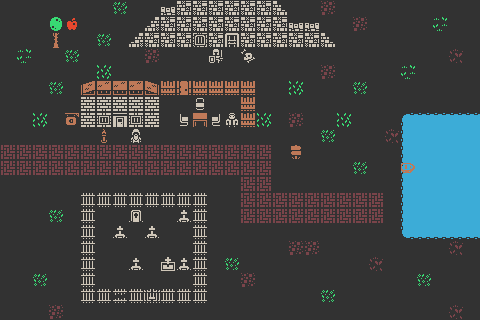

Rendered tile map (Tiled .tmx) drawn with the repository's tilesets; below, a short description and the map source with its tile grids summarised:
An orthogonal 30x20 tile map with 16x16 px tiles, 4 tile layers (on_ground, collision, above_ground, npcs) and 18 objects (6x doorway, 4x furniture, 2x object, shop keeper, knight, ...).

<map version="1.10" tiledversion="1.11.0" orientation="orthogonal" renderorder="right-down" width="30" height="20" tilewidth="16" tileheight="16" infinite="0" backgroundcolor="#323232" nextlayerid="7" nextobjectid="30">
 <tileset firstgid="1" source="../../tilesets/1bit/1-bit pixel.tsx" />
 <layer id="1" name="on_ground" width="30" height="20">
  <data>[600 cells, 88 non-empty, 6 distinct tile ids]</data>
 </layer>
 <layer id="2" name="collision" width="30" height="20">
  <data>[600 cells, 137 non-empty, 30 distinct tile ids]</data>
 </layer>
 <layer id="3" name="above_ground" width="30" height="20">
  <data>[600 cells, 3 non-empty, 3 distinct tile ids]</data>
 </layer>
 <layer id="4" name="npcs" width="30" height="20">
  <data>[600 cells, 3 non-empty, 3 distinct tile ids]</data>
 </layer>
 <objectgroup id="6" name="metadata">
  <object id="3" name="shop keeper" x="130.5" y="128" width="11" height="15">
   <properties>
    <property name="_npc" type="bool" value="true" />
    <property name="general impression" value="a suspicious looking fellow rocking side to side" />
    <property name="inventory" value="key to inn" />
   </properties>
  </object>
  <object id="7" name="knight" x="210" y="51" width="10.5" height="10.5">
   <properties>
    <property name="_npc" type="bool" value="true" />
    <property name="inventory" value="sword, shield, helmet" />
    <property name="mental_state" value="too afraid to enter the dungeon" />
   </properties>
  </object>
  <object id="11" name="lone traveler" x="226.75" y="115.75" width="10.5" height="9.5">
   <properties>
    <property name="_npc" type="bool" value="true" />
    <property name="inventory" value="a purse full of gold coins" />
    <property name="mental_state" value="the traverler is distracted and worried" />
   </properties>
  </object>
  <object id="12" name="torch" x="98" y="128.5" width="11" height="15">
   <properties>
    <property name="apperance" value="dusty" />
    <property name="lite" type="bool" value="false" />
    <property name="material" value="made from simple redwood" />
   </properties>
  </object>
  <object id="14" name="doorway to inn" type="doorway" x="113.25" y="115.25" width="13.5" height="11.5">
   <properties>
    <property name="locked" type="bool" value="true" />
    <property name="material" value="metal" />
   </properties>
  </object>
  <object id="15" name="chair" type="furniture" x="178.5" y="112.5" width="11" height="15">
   <properties>
    <property name="bolted securely to the ground" type="bool" value="true" />
    <property name="material" value="wood" />
   </properties>
  </object>
  <object id="16" name="chair" type="furniture" x="194.5" y="96.5" width="11" height="15">
   <properties>
    <property name="material" value="wood" />
   </properties>
  </object>
  <object id="17" name="chair" type="furniture" x="210.833" y="112.5" width="11" height="15">
   <properties>
    <property name="material" value="wood" />
   </properties>
  </object>
  <object id="18" name="table" type="furniture" x="192.833" y="113.167" width="14.6667" height="15">
   <properties>
    <property name="material" value="wood" />
   </properties>
  </object>
  <object id="20" name="fence door" type="doorway" x="177.25" y="83.5833" width="13.5" height="11.5">
   <properties>
    <property name="locked" type="bool" value="false" />
    <property name="material" value="wood" />
    <property name="open" type="bool" value="false" />
   </properties>
  </object>
  <object id="21" name="doorway to dungeon" type="doorway" x="225.25" y="34.9167" width="13.5" height="11.5">
   <properties>
    <property name="locked" type="bool" value="true" />
    <property name="material" value="metal" />
   </properties>
  </object>
  <object id="22" name="sign" type="object" x="289.69" y="145.386" width="13.2273" height="12.8636">
   <properties>
    <property name="material" value="wood" />
    <property name="writing on sign pointing left" value="the sign is in the shape of an arrow pointing left with the writing &quot;to lake&quot;" />
    <property name="writing on sign pointing right" value="the sign is in the shape of an arrow pointing right with the writing &quot;leave town&quot;" />
   </properties>
  </object>
  <object id="23" name="boat" type="transport" x="402" y="163.333" width="11.6667" height="11">
   <properties>
    <property name="material" value="wood" />
   </properties>
  </object>
  <object id="24" name="doorway to graveyard" type="doorway" x="145.25" y="290.25" width="13.5" height="11.5">
   <properties>
    <property name="locked" type="bool" value="true" />
    <property name="material" value="metal" />
   </properties>
  </object>
  <object id="25" name="broken fence to graveyard" type="doorway" x="113.75" y="291.25" width="13.5" height="11.5">
   <properties>
    <property name="integrity" value="There is a hole in the fence that is too small to squeeze through" />
    <property name="locked" type="bool" value="true" />
    <property name="material" value="metal" />
   </properties>
  </object>
  <object id="26" name="apple" x="65.5" y="18" width="13" height="12">
   <properties>
    <property name="description" value="a red apple. It looks ripe and delicious. " />
    <property name="location" value="attached to a tree, too high to reach by hand." />
   </properties>
  </object>
  <object id="28" name="inn sign" type="object" x="64.9375" y="114.75" width="13.8125" height="12">
   <properties>
    <property name="material" value="wood" />
    <property name="writing" value="The words &quot;Toms Inn&quot; etched into it" />
   </properties>
  </object>
  <object id="29" name="barred window" type="doorway" x="192.917" y="35.5834" width="13.5" height="11.5">
   <properties>
    <property name="appearance" value="the window has thick prison bars, preventing any options for through the window" />
    <property name="leads to" value="the dugeon" />
    <property name="material" value="metal" />
   </properties>
  </object>
 </objectgroup>
</map>
